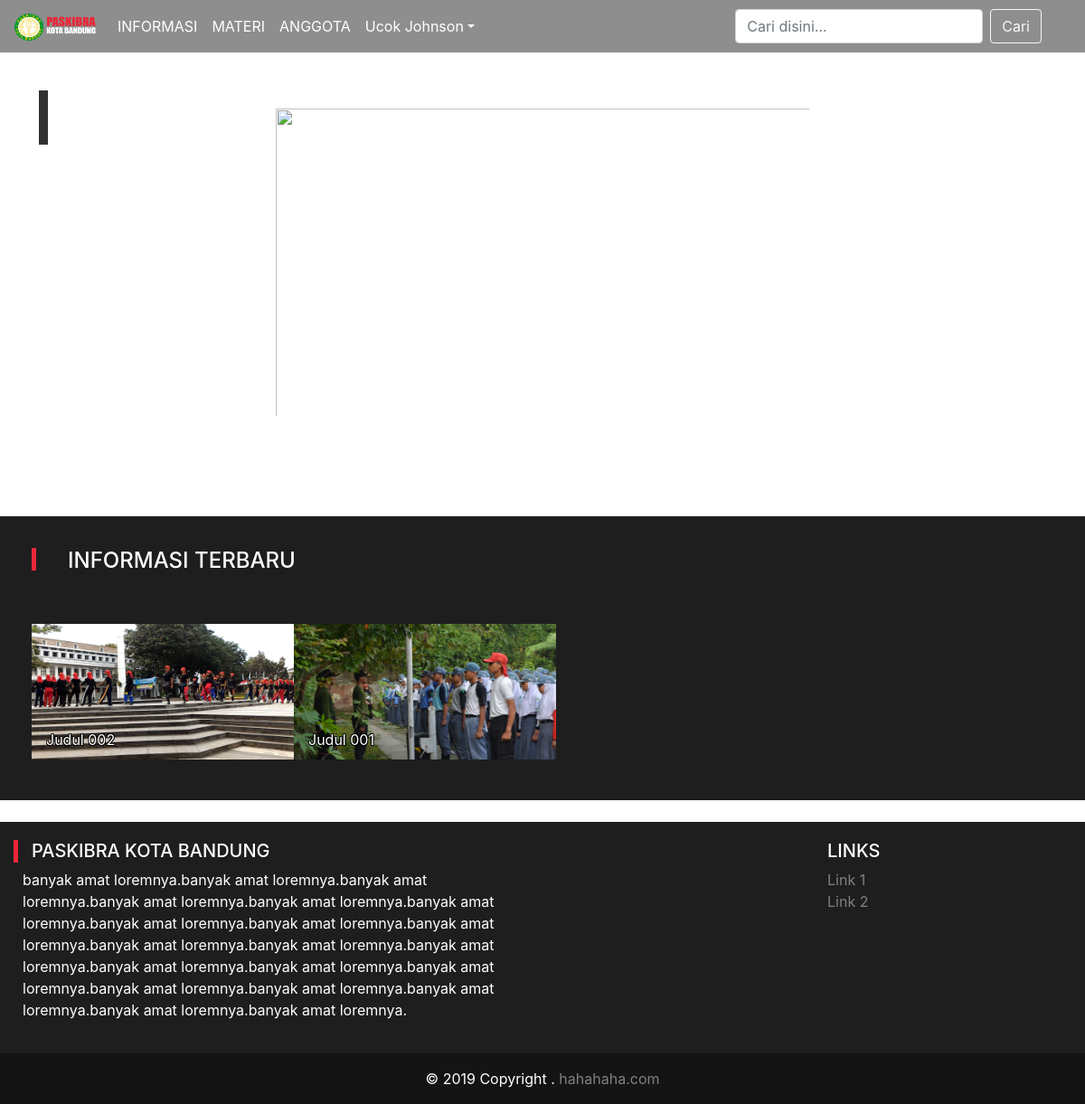
The page /x/postingan.php (signed in) on the database its author committed.
### tables this page shows
CREATE TABLE `informasi` (
  `id_informasi` int(5) NOT NULL,
  `judul` varchar(50) NOT NULL,
  `waktu` varchar(10) NOT NULL,
  `gambar` varchar(50) NOT NULL,
  `isi_postingan` text NOT NULL
);

### x/postingan.php (the view, shortened to what this page needs)
<!doctype html>
<html lang="en">
<html>
<head>
  <link rel="stylesheet" href="css/style.css">
  <link rel="stylesheet" href="css/bootstrap.min.css">
</head>
<body>
      <nav class="navbar fixed-top navbar-expand-lg navbar-light bg-nav">
        <a class="navbar-brand" href="index.php">
            <img src="img/logo.png" width="90px" height="30px">
          </a>
        <div class="collapse navbar-collapse" id="navbarNav">
          <ul class="navbar-nav mr-auto">
            <li class="nav-item active">
              <a class="nav-link" href="informasi.php">INFORMASI<span class="sr-only">(current)</span></a>
            </li>
            <li class="nav-item">
              <a class="nav-link" href="materi.php">MATERI</a>
            </li>
            <?php
            if ($_SESSION['u_level'] == 'admin') {
              echo "<li class='nav-item'>
                <a class='nav-link' href='anggota.php'>ANGGOTA</a>
              </li>";
            }elseif ($_SESSION['u_level'] == 'user') {
              echo "<li class='nav-item'>
                <a class='nav-link' href='anggota.php'>ANGGOTA</a>
              </li>";
            }else{
            }
            ?>
             <li>
              <?php
              if ($_SESSION['u_level'] == 'admin') {
                echo "<div class='dropdown'><a class='nav-link dropdown-toggle' href='#' id='navbarDropdown' role='button' data-toggle='dropdown' aria-haspopup='true' aria-expanded='false'>";
                  echo  $_SESSION['u_nama']."</a>";
                  echo "<div class='dropdown-menu' aria-labelledby='navbarDropdown'>";
                  echo "  <a class='dropdown-item' href='logout.php'>Log Out</a></div></div>";
              }else if($_SESSION['u_level'] == 'user') {
                echo "<div class='dropdown'><a class='nav-link dropdown-toggle' href='#' id='navbarDropdown' role='button' data-toggle='dropdown' aria-haspopup='true' aria-expanded='false'>";
                  echo  $_SESSION['u_nama']."</a>";
                  echo "<div class='dropdown-menu' aria-labelledby='navbarDropdown'>";
                  echo "  <a class='dropdown-item' href='logout.php'>Log Out</a></div></div>";
              }else{
                echo "<a href='login.php'><button class='btn btn-danger my-2 my-sm-0' type='submit'>Login</button></a>";
              }
            ?>
            </li>
          </ul>
          <form class="form-inline my-2 my-lg-0" action="search_i.php">
            <input name="key" class="form-control mr-sm-2" type="search" placeholder="Cari disini..." aria-label="Search">
            <button name="cari" class="btn btn-outline-light my-2 my-sm-0" type="submit">Cari</button>&emsp;&emsp;
          </form>
        </div>
      </nav>
    <?php
      $id = $_GET['id'];
      include ('koneksi.php');
      $tampil = "SELECT * FROM informasi WHERE id_informasi = '$id'";
      $hasil = mysqli_query($koneksi, $tampil);
      $row = mysqli_fetch_array($hasil);
    ?>
        <div style="padding: 100px 43px 43px 43px" class="container-fluid">
          <div>
            <?php echo "<div class='tag2'></div><div id='judul2'>".$row['judul']."</div>";
              echo "<center><img id='img_div2' src='img/".$row['gambar']."'></div></center>";
              echo "<br><br><div id='postingan'>".$row['isi_postingan']."</div>";
            ?>
          </div>
        <div style="padding: 35px 35px 35px 35px ; background-color: rgb(30,30,30);" class="container-fluid">
          <div class="tag"></div>
          <h4 style="margin: 0px 0px 40px 40px;color: white">INFORMASI TERBARU</h4>
          <div class="row">
          <?php
            $tampil2 = "SELECT * FROM informasi ORDER BY id_informasi DESC LIMIT 8";
            $hasil2 = mysqli_query($koneksi, $tampil2);
            while ($row2 = mysqli_fetch_array($hasil2)){
              echo "<div class='col-md-3'><a href='postingan.php?id=$row2[id_informasi]'>";
              echo "<div class='imgcontainer'>";
              echo "<img id='img_div3' src='img/".$row2['gambar']."' alt='Snow' style='width:100%;'>";
              echo "<div class='bottom-left'>".$row2['judul'];
              echo "</div></div></a></div>";
            }
          ?>
        </div>
      </div>
  <footer style="margin: 0px;" class="page-footer font-small blue pt-4">
      <div class="container-fluid myfoot text-center text-md-left">
        <div class="row" style="padding-top: 20px; padding-bottom: 20px">
            <div class="col-md-6 mt-md-0 mt-3">
              <div class="tag"></div>
              <h5 class="text-uppercase" style="margin-left: 20px">PASKIBRA KOTA BANDUNG</h5>
              <p style="margin-left: 10px">banyak amat loremnya.banyak amat loremnya.banyak amat loremnya.banyak amat loremnya.banyak amat loremnya.banyak amat loremnya.banyak amat loremnya.banyak amat loremnya.banyak amat loremnya.banyak amat loremnya.banyak amat loremnya.banyak amat loremnya.banyak amat loremnya.banyak amat loremnya.banyak amat loremnya.banyak amat loremnya.banyak amat loremnya.banyak amat loremnya.banyak amat loremnya.banyak amat loremnya.</p>
            </div>
            <div class="col-md-3 mb-md-0 mb-3"></div>
            <div class="col-md-3 mb-md-0 mb-3">
              <h5 class="text-uppercase">Links</h5>
                <ul class="list-unstyled">
                  <li>
                    <a class="merah" href="#!">Link 1</a>
                  </li>
                  <li>
                    <a class="merah" href="#!">Link 2</a>
                  </li>
            </div>
        </div>
      </div>
      <div class="footer-copyright myfoot2 text-center py-3">© 2019 Copyright .
        <a class="merah" href="#"> hahahaha.com</a>
      </div>
  </footer>
</body>
</html>

### x/css/style.css (style rules this page uses)
body { font-family: arial, sans-serif; margin: 0px; padding: 0px; width: 100%; background: white !important; }
.bg-nav { background: rgba(30,30,30,0.5); }
nav .navbar-nav li a { color: white !important; }
#img_div2 { width: 600px; height: 350px; padding: 5px; margin: 15px auto; }
#img_div2:after { content: ""; display: block; clear: both; }
#img_div3 { width: 290px; height: 150px; padding: 0px; }
#img_div3:after { content: ""; display: block; clear: both; }
.imgcontainer { width: 290px; height: 160px; position: relative; text-align: center; color: white; margin-top: 15px; text-shadow: -0.8px -0.8px 0 #000, 0.8px -0.8px 0 #000, -0.8px 0.8px 0 #000, 0.8px 0.8px 0 #000; }
.bottom-left { position: absolute; bottom: 20px; left: 16px; }
.myfoot { color: white; background: rgb(30,30,30); }
.myfoot2 { color: white; background: rgb(20,20,20); }
.tag { position: absolute; height: 25px; width: 5px; background-color: #ea2738; }
.tag2 { position: absolute; height: 60px; width: 10px; background-color: rgb(50,50,50); }
.merah { text-decoration: none; color:gray; }

### rows shown on the page
informasi: gambar (picture), judul "Judul 002"
informasi: gambar (picture), judul "Judul 001"

### other values the page prints
$_SESSION['u_nama'] "Ucok Johnson"
